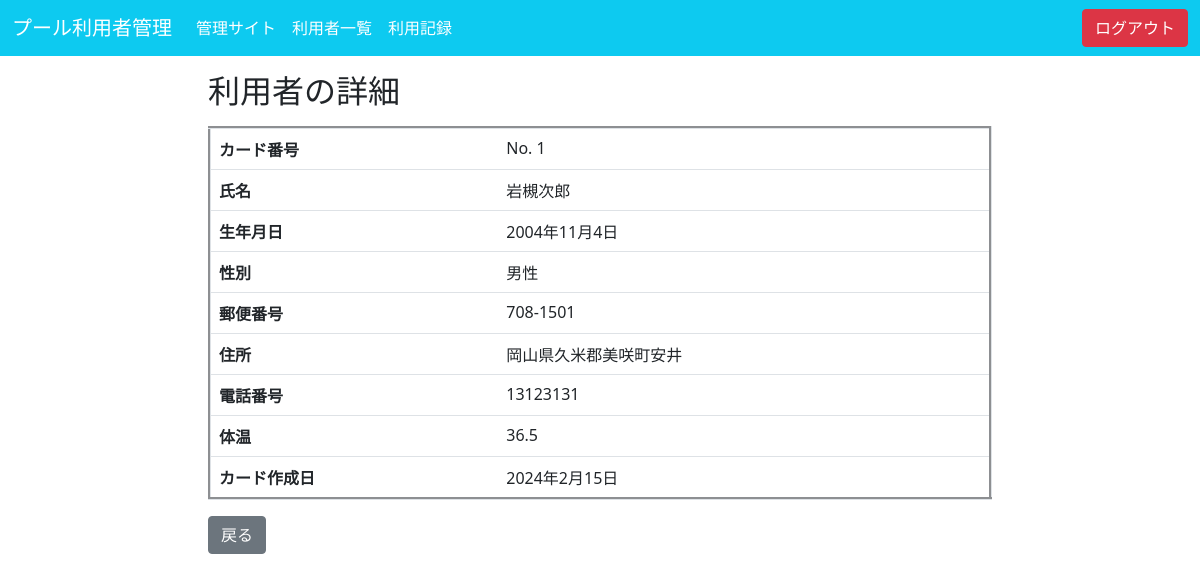
Page /detail/1/ (signed in) on the committed database.
### app/models.py (models this page shows, shortened)
class UserOverview(models.Model):
    GENDER_CHOICES = (
        (1, '男性'),
        (2, '女性'),
        (3, 'その他'),
    )
    id = models.AutoField(
        verbose_name = 'カード番号',
        primary_key = True,
    )
    name = models.CharField(
        verbose_name = '氏名',
        max_length = 200,
    )
    birthday = models.DateField(
        verbose_name = '生年月日',
    )
    gender = models.IntegerField(
        verbose_name = '性別',
        choices = GENDER_CHOICES,
        default = 1,
    )
    zip_code1 = models.CharField(
        verbose_name = '郵便番号1',
        max_length = 3,
    )
    zip_code2 = models.CharField(
        verbose_name = '郵便番号2',
        max_length = 4,
    )
    address = models.CharField(
        verbose_name = '住所',
        max_length = 200,
    )
    phone_number = models.CharField(
        verbose_name = '電話番号',
        max_length = 20,
    )
    temperature = models.DecimalField(
        verbose_name = '体温',
        max_digits = 3,
        decimal_places = 1,
    )
    created_date = models.DateField(
        verbose_name = '作成日',
        auto_now_add = True,
    )
    class Meta:
        verbose_name_plural = '利用者概要'

### app/views.py (the view)
# urls.py: path('detail/<int:pk>/', views.UserDetailView.as_view(), name='detail'),
class UserDetailView(DetailView):
    template_name = "app/useroverview/detail.html"
    model = UserOverview
    context_object_name = "userdetailviews"

### app/templates/app/useroverview/detail.html
{% extends "app/base.html" %}
{% block content %}
<div clas="row">
    <div class="col-md-8 offset-md-2">
        <div class="mx-2 my-3">
            <h2>利用者の詳細</h2>
        </div>
        <div class="mx-2">
            <table class="table" border="3">
                <tr>
                    <th><label for="id_id">カード番号</label></th>
                    <td>
                        No. {{ userdetailviews.id }}
                    </td>
                </tr>
                <tr>
                    <th><label for="id_name">氏名</label></th>
                    <td>
                        {{ userdetailviews.name }}
                    </td>
                </tr>
                <tr>
                    <th><label for="id_birthday">生年月日</label></th>
                    <td>
                        {{ userdetailviews.birthday }}
                    </td>
                </tr>
                <tr>
                    <th><label for="id_gender">性別</label></th>
                    <td>
                        {{ userdetailviews.get_gender_display }}
                    </td>
                </tr>
                <tr>
                    <th><label for="id_zip_code">郵便番号</label></th>
                    <td>
                        {{ userdetailviews.zip_code1 }}-{{ userdetailviews.zip_code2 }}
                    </td>
                </tr>
                <tr>
                    <th><label for="id_address">住所</label></th>
                    <td>
                        {{ userdetailviews.address }}
                    </td>
                </tr>
                <tr>
                    <th><label for="id_phone_number">電話番号</label></th>
                    <td>
                        {{ userdetailviews.phone_number }}
                    </td>
                </tr>
                <tr>
                    <th><label for="id_temperature">体温</label></th>
                    <td>
                        {{ userdetailviews.temperature }}
                    </td>
                </tr>
                <tr>
                    <th><label for="id_created_date">カード作成日</label></th>
                    <td>
                        {{ userdetailviews.created_date }}
                    </td>
                </tr>
            </table>
            <button type="submit" class="btn btn-secondary" onclick="javascript:history.go(-1);" name="back" >戻る</button>
        </div>
    </div>
</div>
{% endblock %}

### app/static/css/list.css (style rules this page uses)
table { width: 100%; white-space: nowrap; }

### rows in the picture
UserOverview: id "1", name "岩槻次郎", birthday "2004年11月4日", gender "男性", zip_code1 "708", zip_code2 "1501", address "岡山県久米郡美咲町安井", phone_number "13123131", temperature "36.5", created_date "2024年2月15日"
